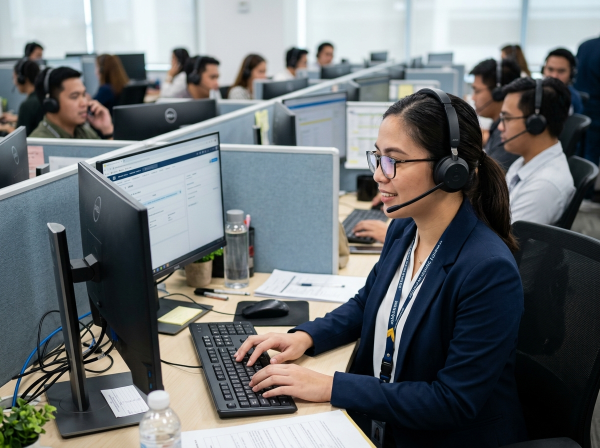
#> input picture assets/machines/call_center.jpg, 1200 x 896 px, found by its file name (shown at 1/2 size)
$ python generate_all_single_anims.py
#> lines starting #> are read from the running program, lines starting #| are printed output that depends on the picture
import os, math, random
import cv2
import numpy as np
from PIL import Image

def blend_patch(base, patch, mask, x1, y1):
    h, w, _ = patch.shape
    roi = base[y1:y1+h, x1:x1+w]
    if roi.shape != patch.shape:
        return
    for c in range(3):
        roi[:, :, c] = (patch[:, :, c] * mask + roi[:, :, c] * (1.0 - mask)).astype(np.uint8)

def create_circular_mask(h, w):
    mask = np.zeros((h, w), dtype=np.float32)
    cv2.ellipse(mask, (w//2, h//2), (w//2 - 2, h//2 - 2), 0, 0, 360, 1.0, -1)
    mask = cv2.GaussianBlur(mask, (15, 15), 5)
    return mask

# =========================================================================
# 1. SINGLE MACHINE: CALL CENTER (Teleoperadora Hablando y Tecleando)
# =========================================================================
def build_single_call_center():
    path = 'assets/machines/call_center.jpg'
    base = cv2.imread(path)
#> base is the input picture: shape (896, 1200, 3); mean B, G, R 113.4, 111.4, 107.3
    if base is None:
        print("Missing:", path)
        return
    h, w, _ = base.shape
#> h = 896; w = 1200
    print(f"Building single call center animation from {w}x{h}...")
#> (printed output is left out)

    N_FRAMES = 24
    frames = []

    # Mouth exact coordinates:
    # center is around (645, 438). Range x: 625..668, y: 418..458
    mx1, my1, mx2, my2 = 625, 418, 668, 458
    mw, mh = mx2 - mx1, my2 - my1
    mouth_orig = base[my1:my2, mx1:mx2].copy()

    # Hands on keyboard: x: 340..510, y: 720..880
    hx1, hy1, hx2, hy2 = 340, 720, 510, 880
    hw, hh = hx2 - hx1, hy2 - hy1
    hand_orig = base[hy1:hy2, hx1:hx2].copy()

    # Head zone: x: 600..820, y: 190..520
    head_x1, head_y1, head_x2, head_y2 = 600, 190, 820, 520
    head_w, head_h = head_x2 - head_x1, head_y2 - head_y1
    head_orig = base[head_y1:head_y2, head_x1:head_x2].copy()

    for i in range(N_FRAMES):
        f = base.copy()
        t = i / N_FRAMES
        angle = t * 2 * math.pi

        # A) Natural head nodding / speech rhythm (subtle 2.8 px vertical, 1.0 px horizontal)
        nod_y = 2.8 * math.cos(angle * 2)
        nod_x = 1.0 * math.sin(angle)
        M_head = np.float32([[1, 0, nod_x], [0, 1, nod_y]])
        head_warped = cv2.warpAffine(head_orig, M_head, (head_w, head_h), borderMode=cv2.BORDER_REFLECT)

        # Soft mask for head
        mask_head = np.zeros((head_h, head_w), dtype=np.float32)
        cv2.ellipse(mask_head, (head_w//2, head_h//2), (head_w//2 - 10, head_h//2 - 10), 0, 0, 360, 1.0, -1)
        mask_head = cv2.GaussianBlur(mask_head, (25, 25), 10)
        blend_patch(f, head_warped, mask_head, head_x1, head_y1)

        # B) Realistic Lip & Jaw Articulation (Phonetic Visemes)
        # 3 syllables per cycle: "Hola, buenos días..."
        speech_val = math.sin(angle * 3)
        jaw_drop = max(0.0, speech_val) * 7.0  # up to 7 pixels of jaw drop

        # Remap lower lip down
        map_x = np.zeros((mh, mw), dtype=np.float32)
        map_y = np.zeros((mh, mw), dtype=np.float32)
        for y in range(mh):
            factor = (y / float(mh)) ** 1.6
            disp_y = -jaw_drop * factor + nod_y
            for x in range(mw):
                map_x[y, x] = x + nod_x
                map_y[y, x] = y + disp_y
        mouth_warped = cv2.remap(mouth_orig, map_x, map_y, cv2.INTER_LINEAR, borderMode=cv2.BORDER_REFLECT)

        # Draw real mouth opening with teeth and dark oral cavity when jaw drops
        if jaw_drop > 2.0:
            open_h = int((jaw_drop - 2.0) * 0.75)
            # Oral cavity
            cv2.ellipse(mouth_warped, (int(mw * 0.48), int(mh * 0.48)),
                        (int(mw * 0.24), max(1, open_h)), -6, 0, 360, (30, 20, 35), -1)
            # Upper teeth row highlight
            if open_h >= 2:
                cv2.ellipse(mouth_warped, (int(mw * 0.48), int(mh * 0.44)),
                            (int(mw * 0.18), 1), -6, 0, 360, (230, 230, 235), -1)

        # Blend mouth back over face
        mask_m = np.zeros((mh, mw), dtype=np.float32)
        cv2.ellipse(mask_m, (mw//2, mh//2), (int(mw*0.46), int(mh*0.46)), 0, 0, 360, 1.0, -1)
        mask_m = cv2.GaussianBlur(mask_m, (11, 11), 4)
        blend_patch(f, mouth_warped, mask_m, mx1, my1)

        # C) Headset Microphone Boom & Pulsing Green Call LED
        mic_x = int(642 + nod_x)
        mic_y = int(465 + nod_y + jaw_drop * 0.2)
        led_glow = 0.5 + 0.5 * math.sin(angle * 8)
        led_col = (int(60 * led_glow), int(240 * led_glow), int(90 * led_glow))
        cv2.circle(f, (mic_x, mic_y), 4, led_col, -1)
        cv2.circle(f, (mic_x, mic_y), 7, (int(30 * led_glow), int(160 * led_glow), int(50 * led_glow)), 1)

        # D) Keyboard Typing Motion (fingers tapping keys)
        tap_y = math.sin(angle * 8) * 3.0
        M_tap = np.float32([[1, 0, 0], [0, 1, tap_y]])
        hand_warped = cv2.warpAffine(hand_orig, M_tap, (hw, hh), borderMode=cv2.BORDER_REFLECT)
        mask_h = np.zeros((hh, hw), dtype=np.float32)
        cv2.ellipse(mask_h, (hw//2, hh//2), (hw//2 - 5, hh//2 - 5), 0, 0, 360, 1.0, -1)
        mask_h = cv2.GaussianBlur(mask_h, (17, 17), 6)
        blend_patch(f, hand_warped, mask_h, hx1, hy1)

        # E) Screen cursor blinking
        if (i // 4) % 2 == 0:
            cv2.line(f, (230, 480), (230, 500), (0, 180, 255), 2)

        # F) Background teleoperator agents talking/gesturing
        b1_x1, b1_y1, b1_x2, b1_y2 = 50, 140, 180, 300
        b1_nod = 2.0 * math.cos(angle * 3 + 1.2)
        M_b1 = np.float32([[1, 0, 0], [0, 1, b1_nod]])
        b1_crop = base[b1_y1:b1_y2, b1_x1:b1_x2].copy()
        f[b1_y1:b1_y2, b1_x1:b1_x2] = cv2.warpAffine(b1_crop, M_b1, (b1_x2-b1_x1, b1_y2-b1_y1), borderMode=cv2.BORDER_REFLECT)

        rgb = cv2.cvtColor(f, cv2.COLOR_BGR2RGB)
        frames.append(Image.fromarray(rgb))
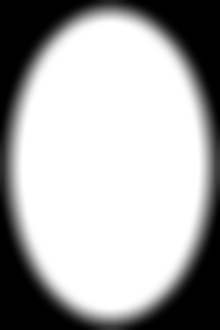
#> mask_head: shape (330, 220) float32; min 0, max 1, mean 0.676
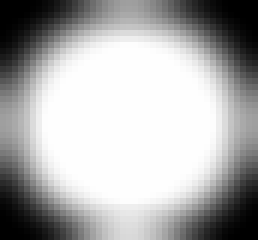
#> mask_m: shape (40, 43) float32 (shown 6 times larger); min 0, max 1, mean 0.676
#> after the loop, frames = 24 items

    out_p = 'assets/machines/call_center_animated.webp'
    frames[0].save(out_p, save_all=True, append_images=frames[1:], duration=60, loop=0, quality=90, method=4)
    print(f"Generated {out_p} ({len(frames)} frames)")
#| Generated assets/machines/call_center_animated.webp (24 frames)

# =========================================================================
# 2. SINGLE MACHINE: CORTADORA DE CONCRETO (4200 RPM, Agua y Chispas)
# =========================================================================
def build_single_cortadora():
    path = 'assets/machines/cortadora_disco_concreto.jpg'
    base = cv2.imread(path)
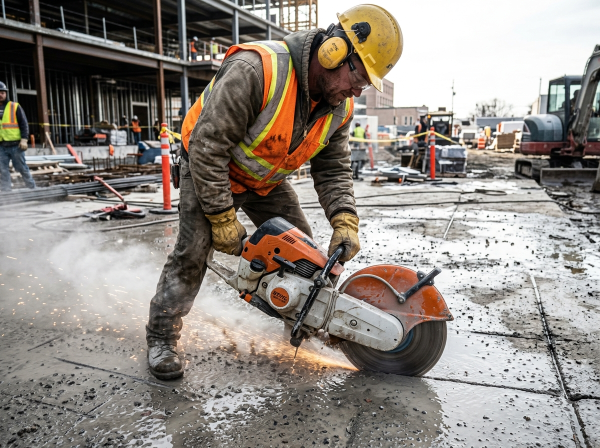
#> input picture assets/machines/cortadora_disco_concreto.jpg, 1200 x 896 px, found by its file name (shown at 1/2 size)
#> base is the input picture: shape (896, 1200, 3); mean B, G, R 130, 136.7, 143.9
    if base is None:
        print("Missing:", path)
        return
    h, w, _ = base.shape
#> h = 896; w = 1200
    print(f"Building single cortadora animation from {w}x{h}...")
#> (printed output is left out)

    N_FRAMES = 20
    frames = []
    random.seed(101)

    # Disc center: (670, 720), radius ~110
    cx, cy, r = 670, 720, 110
    # Engine & Worker arms zone: x: 380..720, y: 460..760
    ex1, ey1, ex2, ey2 = 380, 460, 720, 760
    ew, eh = ex2 - ex1, ey2 - ey1
    engine_orig = base[ey1:ey2, ex1:ex2].copy()

    for i in range(N_FRAMES):
        f = base.copy()
        t = i / N_FRAMES
        angle = t * 2 * math.pi

        # A) 50 Hz Heavy Engine Vibration (1.5 px jitter)
        vib_x = 1.5 * math.sin(angle * 7)
        vib_y = 1.2 * math.cos(angle * 7)
        M_vib = np.float32([[1, 0, vib_x], [0, 1, vib_y]])
        eng_warped = cv2.warpAffine(engine_orig, M_vib, (ew, eh), borderMode=cv2.BORDER_REFLECT)
        mask_e = np.zeros((eh, ew), dtype=np.float32)
        cv2.ellipse(mask_e, (ew//2, eh//2), (ew//2 - 10, eh//2 - 10), 0, 0, 360, 1.0, -1)
        mask_e = cv2.GaussianBlur(mask_e, (21, 21), 8)
        blend_patch(f, eng_warped, mask_e, ex1, ey1)

        # B) 4200 RPM Diamond Disc Spinning Blur & Rotating Teeth
        disc_rot_angle = t * 360 * 3 # spins 3 full turns across loop
        disc_crop = f[cy-r:cy+r, cx-r:cx+r].copy()
        M_rot = cv2.getRotationMatrix2D((r, r), disc_rot_angle, 1.0)
        disc_rot = cv2.warpAffine(disc_crop, M_rot, (2*r, 2*r), borderMode=cv2.BORDER_REFLECT)
        # Apply radial motion blur ring
        disc_mask = np.zeros((2*r, 2*r), dtype=np.float32)
        cv2.circle(disc_mask, (r, r), r - 5, 1.0, -1)
        cv2.circle(disc_mask, (r, r), int(r * 0.35), 0.0, -1) # arbor nut static
        disc_mask = cv2.GaussianBlur(disc_mask, (11, 11), 3)
        blend_patch(f, disc_rot, disc_mask, cx-r, cy-r)

        # C) Cutting Friction Sparks at Contact Point (530..680, 780..830)
        contact_x = int(615 + vib_x)
        contact_y = int(805 + vib_y)
        # Incandescent contact spot glow
        cv2.circle(f, (contact_x, contact_y), 6, (200, 255, 255), -1)
        cv2.circle(f, (contact_x, contact_y), 15, (0, 160, 255), 2)

        # Spray of orange sparks trailing backwards (towards x=350..550, y=700..830)
        for _ in range(40):
            sp_len = random.uniform(15, 180)
            sp_ang = random.uniform(math.pi * 0.85, math.pi * 1.15)
            sx = int(contact_x + sp_len * math.cos(sp_ang))
            sy = int(contact_y + sp_len * math.sin(sp_ang) * 0.5 - random.uniform(0, 40))
            if 0 <= sx < w and 0 <= sy < h:
                sp_col = (random.randint(180, 255), random.randint(140, 240), random.randint(0, 100))
                cv2.circle(f, (sx, sy), random.randint(1, 3), sp_col, -1)
                # trailing streak
                cv2.line(f, (sx, sy), (sx + random.randint(4, 12), sy + random.randint(-2, 2)), sp_col, 1)

        # D) High-pressure Water Vapor and Slurry Spray
        for _ in range(30):
            m_dist = random.uniform(10, 140)
            m_ang = random.uniform(math.pi * 0.75, math.pi * 1.2)
            mx = int(contact_x + m_dist * math.cos(m_ang))
            my = int(contact_y + m_dist * math.sin(m_ang) * 0.4)
            if 0 <= mx < w and 0 <= my < h:
                alpha = max(0.1, 1.0 - m_dist / 140.0) * 0.4
                m_col = (int(220 * alpha), int(225 * alpha), int(220 * alpha))
                cv2.circle(f, (mx, my), random.randint(3, 9), (220, 225, 220), -1)

        rgb = cv2.cvtColor(f, cv2.COLOR_BGR2RGB)
        frames.append(Image.fromarray(rgb))
#> this loop made 20 passes
#> M_rot on passes 1 to 12: [[1, 0, 0], [0, 1, 0]], [[0.588, 0.809, -43.65], [-0.809, 0.588, 134.3]], [[-0.309, 0.951, 39.38], [-0.951, -0.309, 248.6]], [[-0.951, 0.309, 180.6], [-0.309, -0.951, 248.6]], [[-0.809, -0.588, 263.6], [0.588, -0.809, 134.3]], [[-1.84e-16, -1, 220], [1, -1.84e-16, 2.84e-14]], [[0.809, -0.588, 85.66], [0.588, 0.809, -43.65]], [[0.951, 0.309, -28.61], [-0.309, 0.951, 39.38]], [[0.309, 0.951, -28.61], [-0.951, 0.309, 180.6]], [[-0.588, 0.809, 85.66], [-0.809, -0.588, 263.6]], [[-1, 3.67e-16, 220], [-3.67e-16, -1, 220]], [[-0.588, -0.809, 263.6], [0.809, -0.588, 85.66]]
#> pass 1, in build_single_cortadora, `disc_mask = cv2.GaussianBlur(disc_mask, (11, 11), 3)`:
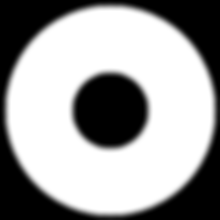
#> disc_mask: shape (220, 220) float32; min 0, max 1, mean 0.622
#> after the loop:
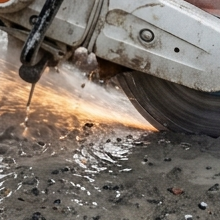
#> disc_crop: shape (220, 220, 3); mean B, G, R 101.4, 110.2, 119.5
#> after the loop, frames = 20 items

    out_p = 'assets/machines/cortadora_disco_animated.webp'
    frames[0].save(out_p, save_all=True, append_images=frames[1:], duration=50, loop=0, quality=90, method=4)
    print(f"Generated {out_p} ({len(frames)} frames)")
#| Generated assets/machines/cortadora_disco_animated.webp (20 frames)

# =========================================================================
# 3. SINGLE MACHINE: MARTILLO NEUMATICO (26 Hz Percusion y Fractura)
# =========================================================================
def build_single_martillo():
    path = 'assets/machines/martillo_neumatico.jpg'
    base = cv2.imread(path)
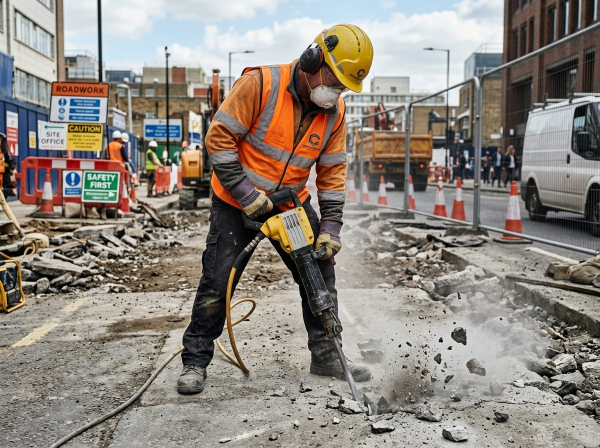
#> input picture assets/machines/martillo_neumatico.jpg, 1200 x 896 px, found by its file name (shown at 1/2 size)
#> base is the input picture: shape (896, 1200, 3); mean B, G, R 126.8, 134.8, 143
    if base is None:
        print("Missing:", path)
        return
    h, w, _ = base.shape
#> h = 896; w = 1200
    print(f"Building single martillo animation from {w}x{h}...")
#> (printed output is left out)

    N_FRAMES = 20
    frames = []
    random.seed(202)

    # Chisel contact: (575, 830)
    # Hammer body + worker hands: x: 380..630, y: 350..850
    hx1, hy1, hx2, hy2 = 380, 350, 630, 850
    hw, hh = hx2 - hx1, hy2 - hy1
    hammer_orig = base[hy1:hy2, hx1:hx2].copy()

    # Worker torso + helmet: x: 330..620, y: 50..450
    tx1, ty1, tx2, ty2 = 330, 50, 620, 450
    tw, th = tx2 - tx1, ty2 - ty1
    torso_orig = base[ty1:ty2, tx1:tx2].copy()

    for i in range(N_FRAMES):
        f = base.copy()
        t = i / N_FRAMES
        angle = t * 2 * math.pi

        # Severe 26 Hz pneumatic hammer reciprocation (14 px stroke)
        # Sharp impact downwards, slower spring recovery
        stroke = 14.0 * (1.0 - math.cos(angle * 4)) * 0.5
        M_hammer = np.float32([[1, 0, 0], [0, 1, stroke]])
        hammer_warped = cv2.warpAffine(hammer_orig, M_hammer, (hw, hh), borderMode=cv2.BORDER_REFLECT)
        mask_h = np.zeros((hh, hw), dtype=np.float32)
        cv2.ellipse(mask_h, (hw//2, hh//2), (hw//2 - 8, hh//2 - 8), 0, 0, 360, 1.0, -1)
        mask_h = cv2.GaussianBlur(mask_h, (25, 25), 9)
        blend_patch(f, hammer_warped, mask_h, hx1, hy1)

        # Worker HAV vibration (reaction shock shaking arms and helmet)
        worker_vib_y = 4.0 * math.sin(angle * 4)
        worker_vib_x = 2.0 * math.cos(angle * 2)
        M_worker = np.float32([[1, 0, worker_vib_x], [0, 1, worker_vib_y]])
        torso_warped = cv2.warpAffine(torso_orig, M_worker, (tw, th), borderMode=cv2.BORDER_REFLECT)
        mask_t = np.zeros((th, tw), dtype=np.float32)
        cv2.ellipse(mask_t, (tw//2, th//2), (tw//2 - 10, th//2 - 10), 0, 0, 360, 1.0, -1)
        mask_t = cv2.GaussianBlur(mask_t, (25, 25), 9)
        blend_patch(f, torso_warped, mask_t, tx1, ty1)

        # Concrete fracture impact shockwave & exploding dust cloud
        pt_x = 575
        pt_y = int(830 + stroke * 0.5)

        # Shockwave ring
        if (i % 5) < 3:
            ring_r = int(10 + (i % 5) * 22)
            cv2.ellipse(f, (pt_x, pt_y), (ring_r, int(ring_r * 0.45)), 0, 0, 360, (230, 240, 245), 2)

        # Flying concrete chips & airborne dust cloud
        for _ in range(35):
            d_x = random.uniform(20, 250)
            d_y = random.uniform(-140, 40)
            px = int(pt_x + d_x)
            py = int(pt_y + d_y)
            if 0 <= px < w and 0 <= py < h:
                # White-grey concrete dust
                grey = random.randint(190, 245)
                sz = random.randint(2, 8)
                cv2.circle(f, (px, py), sz, (grey, grey, grey), -1)

        # Air exhaust blast from tool cylinder
        cv2.line(f, (510, 580), (450 + random.randint(-15, 15), 560 + random.randint(-10, 10)), (230, 235, 240), 3)

        rgb = cv2.cvtColor(f, cv2.COLOR_BGR2RGB)
        frames.append(Image.fromarray(rgb))
#> after the loop, frames = 20 items

    out_p = 'assets/machines/martillo_neumatico_animated.webp'
    frames[0].save(out_p, save_all=True, append_images=frames[1:], duration=50, loop=0, quality=90, method=4)
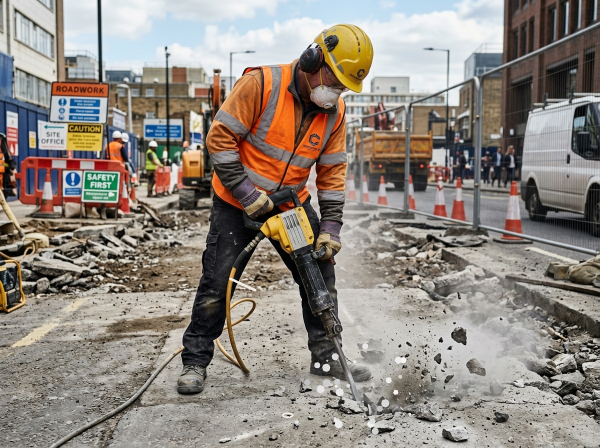
#> saved as martillo_neumatico_animated.webp: PIL image 1200x896 RGB (shown at 1/2 size); mean R, G, B 143.3, 135.1, 127.1
    print(f"Generated {out_p} ({len(frames)} frames)")
#| Generated assets/machines/martillo_neumatico_animated.webp (20 frames)

# =========================================================================
# 4. SINGLE MACHINE: PULIDORA INDUSTRIAL (8500 RPM y Cascada de Chispas)
# =========================================================================
def build_single_pulidora():
    path = 'assets/machines/pulidora_bosch_gws.jpg'
    base = cv2.imread(path)
    if base is None:
        print("Missing:", path)
        return
    h, w, _ = base.shape
    print(f"Building single pulidora animation from {w}x{h}...")

    N_FRAMES = 20
    frames = []
    random.seed(303)

    # Grinder contact point on steel beam: (490, 560)
    # Grinder body: x: 330..530, y: 480..620
    gx1, gy1, gx2, gy2 = 330, 480, 530, 620
    gw, gh = gx2 - gx1, gy2 - gy1
    grinder_orig = base[gy1:gy2, gx1:gx2].copy()

    for i in range(N_FRAMES):
        f = base.copy()
        t = i / N_FRAMES
        angle = t * 2 * math.pi

        # High speed 8500 RPM tool jitter
        gvib_x = 1.2 * math.sin(angle * 8)
        gvib_y = 1.0 * math.cos(angle * 8)
        M_gvib = np.float32([[1, 0, gvib_x], [0, 1, gvib_y]])
        grind_warped = cv2.warpAffine(grinder_orig, M_gvib, (gw, gh), borderMode=cv2.BORDER_REFLECT)
        mask_g = np.zeros((gh, gw), dtype=np.float32)
        cv2.ellipse(mask_g, (gw//2, gh//2), (gw//2 - 6, gh//2 - 6), 0, 0, 360, 1.0, -1)
        mask_g = cv2.GaussianBlur(mask_g, (19, 19), 7)
        blend_patch(f, grind_warped, mask_g, gx1, gy1)

        # White hot contact spot
        cx, cy = 490, 560
        cv2.circle(f, (cx, cy), 8, (255, 255, 255), -1)
        cv2.circle(f, (cx, cy), 18, (0, 170, 255), -1)

        # Spectacular giant cascade of incandescent sparks towards (500..1200, 200..600)
        for _ in range(80):
            dist = random.uniform(30, 650)
            sp_ang = random.uniform(-0.65, 0.45) # shoots up and to the right
            sx = int(cx + dist * math.cos(sp_ang))
            sy = int(cy + dist * math.sin(sp_ang) + 0.0007 * (dist ** 2)) # gravity curve
            if 0 <= sx < w and 0 <= sy < h:
                col = (random.randint(200, 255), random.randint(180, 255), random.randint(50, 200))
                cv2.circle(f, (sx, sy), random.randint(1, 3), col, -1)
                # spark tail
                cv2.line(f, (sx, sy), (sx - random.randint(5, 18), sy - random.randint(-4, 6)), col, 1)

        rgb = cv2.cvtColor(f, cv2.COLOR_BGR2RGB)
        frames.append(Image.fromarray(rgb))

    out_p = 'assets/machines/pulidora_bosch_gws_animated.webp'
    frames[0].save(out_p, save_all=True, append_images=frames[1:], duration=50, loop=0, quality=90, method=4)
    print(f"Generated {out_p} ({len(frames)} frames)")

# =========================================================================
# 5. SINGLE MACHINE: MEZCLADORA TROMPO (Tambor Rotativo y Aridos)
# =========================================================================
def build_single_mezcladora():
    path = 'assets/machines/mezcladora_trompo.jpg'
    base = cv2.imread(path)
    if base is None:
        print("Missing:", path)
        return
    h, w, _ = base.shape
    print(f"Building single mezcladora animation from {w}x{h}...")

    N_FRAMES = 20
    frames = []

    # Drum barrel: x: 550..1100, y: 250..750
    dx1, dy1, dx2, dy2 = 550, 250, 1100, 750
    dw, dh = dx2 - dx1, dy2 - dy1
    drum_orig = base[dy1:dy2, dx1:dx2].copy()

    for i in range(N_FRAMES):
        f = base.copy()
        t = i / N_FRAMES
        angle = t * 2 * math.pi

        # Drum rotation oscillation & vibration
        drum_vib_y = 2.5 * math.sin(angle * 3)
        drum_rot = t * 360 # continuous drum rotation
        M_drum = cv2.getRotationMatrix2D((dw//2, dh//2), drum_rot * 0.15, 1.0)
        drum_warped = cv2.warpAffine(drum_orig, M_drum, (dw, dh), borderMode=cv2.BORDER_REFLECT)
        mask_d = np.zeros((dh, dw), dtype=np.float32)
        cv2.ellipse(mask_d, (dw//2, dh//2), (dw//2 - 15, dh//2 - 15), 0, 0, 360, 1.0, -1)
        mask_d = cv2.GaussianBlur(mask_d, (25, 25), 10)
        blend_patch(f, drum_warped, mask_d, dx1, dy1)

        # Worker shovel loading gravel micro-movement
        sx1, sy1, sx2, sy2 = 250, 280, 580, 480
        shov_crop = base[sy1:sy2, sx1:sx2].copy()
        shov_y = 3.0 * math.sin(angle * 2)
        M_shov = np.float32([[1, 0, 0], [0, 1, shov_y]])
        shov_warped = cv2.warpAffine(shov_crop, M_shov, (sx2-sx1, sy2-sy1), borderMode=cv2.BORDER_REFLECT)
        f[sy1:sy2, sx1:sx2] = shov_warped

        rgb = cv2.cvtColor(f, cv2.COLOR_BGR2RGB)
        frames.append(Image.fromarray(rgb))

    out_p = 'assets/machines/mezcladora_trompo_animated.webp'
    frames[0].save(out_p, save_all=True, append_images=frames[1:], duration=60, loop=0, quality=90, method=4)
    print(f"Generated {out_p} ({len(frames)} frames)")

# =========================================================================
# 6. SINGLE MACHINE: VIBROCOMPACTADOR (Compactacion y Rodillo)
# =========================================================================
def build_single_vibro():
    path = 'assets/machines/vibrocompactador_pata_cabra.jpg'
    base = cv2.imread(path)
    if base is None:
        print("Missing:", path)
        return
    h, w, _ = base.shape
    print(f"Building single vibro animation from {w}x{h}...")

    N_FRAMES = 20
    frames = []

    # Roller & Cab: x: 150..1200, y: 100..900
    for i in range(N_FRAMES):
        f = base.copy()
        t = i / N_FRAMES
        angle = t * 2 * math.pi

        # 30 Hz heavy seismic vibration
        svib_y = 2.0 * math.sin(angle * 6)
        svib_x = 1.0 * math.cos(angle * 6)
        M_s = np.float32([[1, 0, svib_x], [0, 1, svib_y]])
        f = cv2.warpAffine(base, M_s, (w, h), borderMode=cv2.BORDER_REPLICATE)

        # Ground dust vibrating off the treads
        for _ in range(25):
            gx = random.randint(450, 1150)
            gy = random.randint(700, 880)
            sz = random.randint(2, 6)
            cv2.circle(f, (gx, gy), sz, (170, 160, 140), -1)

        rgb = cv2.cvtColor(f, cv2.COLOR_BGR2RGB)
        frames.append(Image.fromarray(rgb))

    out_p = 'assets/machines/vibrocompactador_pata_cabra_animated.webp'
    frames[0].save(out_p, save_all=True, append_images=frames[1:], duration=50, loop=0, quality=90, method=4)
    print(f"Generated {out_p} ({len(frames)} frames)")

if __name__ == '__main__':
    build_single_call_center()
    build_single_cortadora()
    build_single_martillo()
    build_single_pulidora()
    build_single_mezcladora()
    build_single_vibro()
    print("ALL SINGLE ANIMATIONS COMPLETED SUCCESSFULLY!")
